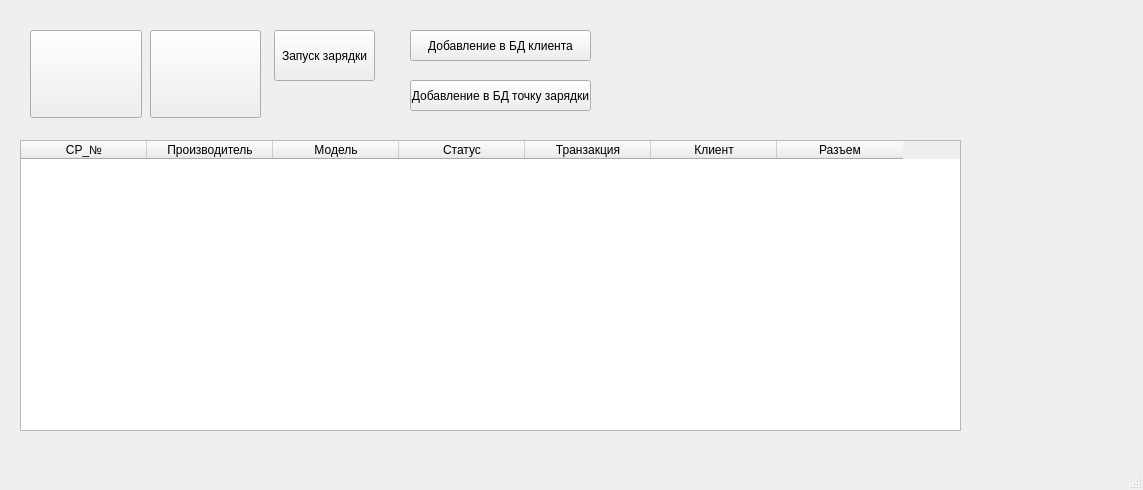
<?xml version="1.0" encoding="UTF-8"?>
<ui version="4.0">
 <class>MainWindow</class>
 <widget class="QMainWindow" name="MainWindow">
  <property name="geometry">
   <rect>
    <x>0</x>
    <y>0</y>
    <width>1143</width>
    <height>490</height>
   </rect>
  </property>
  <property name="windowTitle">
   <string>Главное окно</string>
  </property>
  <property name="windowIcon">
   <iconset>
    <normaloff>D:/Downloads/unnamed.png</normaloff>D:/Downloads/unnamed.png</iconset>
  </property>
  <property name="iconSize">
   <size>
    <width>40</width>
    <height>24</height>
   </size>
  </property>
  <property name="documentMode">
   <bool>false</bool>
  </property>
  <property name="tabShape">
   <enum>QTabWidget::Triangular</enum>
  </property>
  <widget class="QWidget" name="centralwidget">
   <widget class="QPushButton" name="pushButton_2">
    <property name="geometry">
     <rect>
      <x>30</x>
      <y>30</y>
      <width>112</width>
      <height>88</height>
     </rect>
    </property>
    <property name="text">
     <string/>
    </property>
    <property name="icon">
     <iconset>
      <normaloff>D:/PycharmProjects (2)/TestGu/image.png</normaloff>D:/PycharmProjects (2)/TestGu/image.png</iconset>
    </property>
    <property name="iconSize">
     <size>
      <width>100</width>
      <height>80</height>
     </size>
    </property>
    <property name="shortcut">
     <string notr="true"/>
    </property>
    <property name="autoRepeat">
     <bool>false</bool>
    </property>
    <attribute name="buttonGroup">
     <string notr="true">buttonGroup</string>
    </attribute>
   </widget>
   <widget class="QPushButton" name="pushButton">
    <property name="geometry">
     <rect>
      <x>150</x>
      <y>30</y>
      <width>111</width>
      <height>88</height>
     </rect>
    </property>
    <property name="text">
     <string/>
    </property>
    <property name="icon">
     <iconset>
      <normaloff>../../Downloads/pngwing.com.png</normaloff>../../Downloads/pngwing.com.png</iconset>
    </property>
    <property name="iconSize">
     <size>
      <width>90</width>
      <height>80</height>
     </size>
    </property>
    <attribute name="buttonGroup">
     <string notr="true">buttonGroup</string>
    </attribute>
   </widget>
   <widget class="QTableWidget" name="tableWidget">
    <property name="enabled">
     <bool>true</bool>
    </property>
    <property name="geometry">
     <rect>
      <x>20</x>
      <y>140</y>
      <width>941</width>
      <height>291</height>
     </rect>
    </property>
    <property name="sizePolicy">
     <sizepolicy hsizetype="Maximum" vsizetype="Maximum">
      <horstretch>0</horstretch>
      <verstretch>100</verstretch>
     </sizepolicy>
    </property>
    <property name="minimumSize">
     <size>
      <width>923</width>
      <height>291</height>
     </size>
    </property>
    <property name="maximumSize">
     <size>
      <width>941</width>
      <height>291</height>
     </size>
    </property>
    <property name="toolTip">
     <string>&lt;html&gt;&lt;head/&gt;&lt;body&gt;&lt;p align=&quot;center&quot;&gt;&lt;br/&gt;&lt;/p&gt;&lt;/body&gt;&lt;/html&gt;</string>
    </property>
    <property name="sizeAdjustPolicy">
     <enum>QAbstractScrollArea::AdjustToContents</enum>
    </property>
    <property name="autoScroll">
     <bool>true</bool>
    </property>
    <attribute name="horizontalHeaderCascadingSectionResizes">
     <bool>true</bool>
    </attribute>
    <attribute name="horizontalHeaderDefaultSectionSize">
     <number>126</number>
    </attribute>
    <attribute name="horizontalHeaderStretchLastSection">
     <bool>false</bool>
    </attribute>
    <attribute name="verticalHeaderCascadingSectionResizes">
     <bool>false</bool>
    </attribute>
    <attribute name="verticalHeaderStretchLastSection">
     <bool>false</bool>
    </attribute>
    <column>
     <property name="text">
      <string>CP_№</string>
     </property>
    </column>
    <column>
     <property name="text">
      <string>Производитель</string>
     </property>
     <property name="textAlignment">
      <set>AlignCenter</set>
     </property>
    </column>
    <column>
     <property name="text">
      <string>Модель</string>
     </property>
    </column>
    <column>
     <property name="text">
      <string>Статус</string>
     </property>
    </column>
    <column>
     <property name="text">
      <string>Транзакция</string>
     </property>
    </column>
    <column>
     <property name="text">
      <string>Клиент</string>
     </property>
    </column>
    <column>
     <property name="text">
      <string>Разъем</string>
     </property>
    </column>
   </widget>
   <widget class="QPushButton" name="pushButton_3">
    <property name="geometry">
     <rect>
      <x>274</x>
      <y>30</y>
      <width>101</width>
      <height>51</height>
     </rect>
    </property>
    <property name="text">
     <string>Запуск зарядки</string>
    </property>
   </widget>
   <widget class="QPushButton" name="pushButton_4">
    <property name="geometry">
     <rect>
      <x>410</x>
      <y>30</y>
      <width>181</width>
      <height>31</height>
     </rect>
    </property>
    <property name="text">
     <string>Добавление в БД клиента</string>
    </property>
   </widget>
   <widget class="QPushButton" name="pushButton_5">
    <property name="geometry">
     <rect>
      <x>410</x>
      <y>80</y>
      <width>181</width>
      <height>31</height>
     </rect>
    </property>
    <property name="text">
     <string>Добавление в БД точку зарядки</string>
    </property>
   </widget>
  </widget>
  <widget class="QMenuBar" name="menubar">
   <property name="geometry">
    <rect>
     <x>0</x>
     <y>0</y>
     <width>1143</width>
     <height>21</height>
    </rect>
   </property>
  </widget>
  <widget class="QStatusBar" name="statusbar"/>
 </widget>
 <resources/>
 <connections/>
 <buttongroups>
  <buttongroup name="buttonGroup"/>
 </buttongroups>
</ui>
